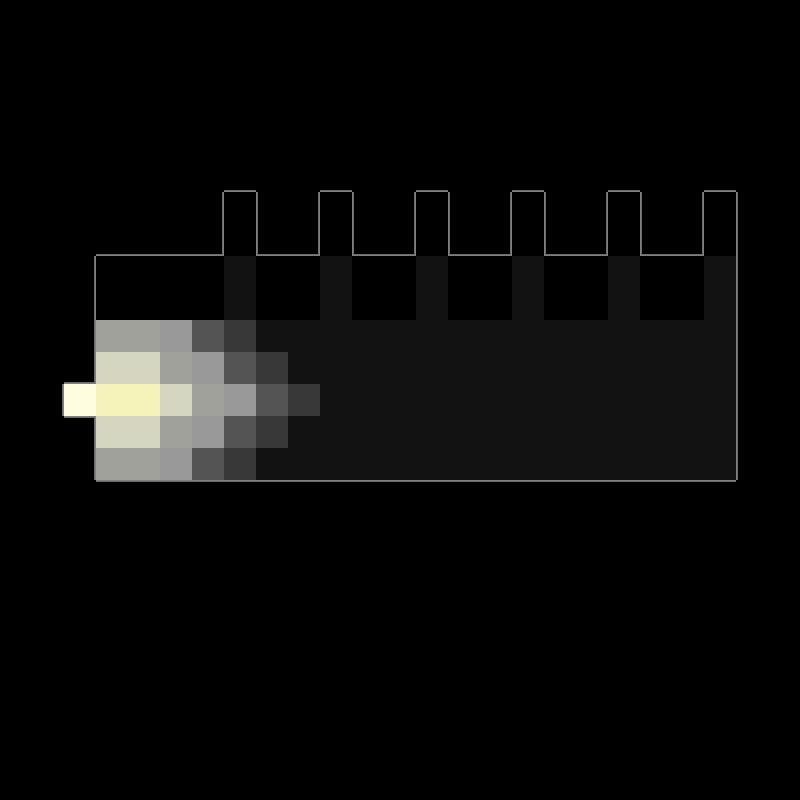

A 2D game scene composited from a Tiled map and its tileset images. What follows is a short description and the map's XML, with each tile layer's data collapsed to a summary:
An orthogonal 25x25 tile map with 32x32 px tiles, 5 tile layers (backgroundLayer, wallLayer, objectLayer, objectAboveLayer, ...), 7 tilesets and 1 object.

<map version="1.2" tiledversion="1.2.3" orientation="orthogonal" renderorder="right-down" width="25" height="25" tilewidth="32" tileheight="32" infinite="0" nextlayerid="7" nextobjectid="7">
 <tileset firstgid="1" name="backSpriteSheet" tilewidth="32" tileheight="32" tilecount="36" columns="6">
  <image source="../../assets/Overworld/backSpriteSheet.png" width="192" height="192" />
 </tileset>
 <tileset firstgid="37" name="overworldTiles" tilewidth="32" tileheight="32" tilecount="20" columns="5">
  <image source="../../assets/Overworld/overworldSpriteSheet.png" width="160" height="128" />
 </tileset>
 <tileset firstgid="57" name="f2objs" tilewidth="32" tileheight="32" tilecount="16" columns="4">
  <image source="../../assets/Floor 2/objspritesheet.png" width="128" height="128" />
 </tileset>
 <tileset firstgid="73" name="f2tiles" tilewidth="32" tileheight="32" tilecount="56" columns="8">
  <image source="../../assets/Floor 2/f2spritesheet.png" width="256" height="224" />
 </tileset>
 <tileset firstgid="129" name="floor1tiles" tilewidth="32" tileheight="32" tilecount="81" columns="9">
  <image source="../../assets/Floor 1/Floors/f1spritesheet.png" width="288" height="288" />
  <tile id="21">
   <properties>
    <property name="door" value="down" />
   </properties>
  </tile>
  <tile id="22">
   <properties>
    <property name="door" value="left" />
   </properties>
  </tile>
  <tile id="23">
   <properties>
    <property name="door" value="right" />
   </properties>
  </tile>
  <tile id="24">
   <properties>
    <property name="door" value="up" />
   </properties>
  </tile>
 </tileset>
 <tileset firstgid="210" name="objects" tilewidth="32" tileheight="32" tilecount="20" columns="4">
  <image source="../../assets/Floor 1/Floors/objspritesheet.png" width="128" height="160" />
 </tileset>
 <tileset firstgid="230" name="mainSpriteSheet" tilewidth="32" tileheight="32" tilecount="16" columns="4">
  <image source="../../assets/Overworld/mainSpriteSheet.png" width="128" height="128" />
 </tileset>
 <layer id="1" name="backgroundLayer" width="25" height="25">
  <data>[625 cells, 625 non-empty, 9 distinct tile ids]</data>
 </layer>
 <layer id="2" name="wallLayer" width="25" height="25">
  <data>[625 cells, 127 non-empty, 8 distinct tile ids]</data>
 </layer>
 <layer id="3" name="objectLayer" width="25" height="25">
  <data>[625 cells, 0 non-empty, 0 distinct tile ids]</data>
 </layer>
 <layer id="4" name="objectAboveLayer" width="25" height="25">
  <data>[625 cells, 0 non-empty, 0 distinct tile ids]</data>
 </layer>
 <objectgroup id="5" name="doorLayer">
  <object id="6" gid="209" x="64" y="416" width="32" height="32">
   <properties>
    <property name="door" value="left" />
   </properties>
  </object>
 </objectgroup>
 <layer id="6" name="aboveLayer" width="25" height="25">
  <data>[625 cells, 0 non-empty, 0 distinct tile ids]</data>
 </layer>
</map>
